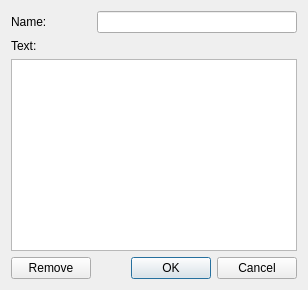
<?xml version="1.0" encoding="UTF-8"?>
<ui version="4.0">
 <class>C_UiStringEditor</class>
 <widget class="QDialog" name="C_UiStringEditor">
  <property name="geometry">
   <rect>
    <x>0</x>
    <y>0</y>
    <width>308</width>
    <height>290</height>
   </rect>
  </property>
  <property name="windowTitle">
   <string>String</string>
  </property>
  <layout class="QVBoxLayout" name="verticalLayout_2">
   <item>
    <layout class="QVBoxLayout" name="verticalLayout">
     <item>
      <layout class="QHBoxLayout" name="horizontalLayout_3">
       <item>
        <widget class="QLabel" name="label_2">
         <property name="minimumSize">
          <size>
           <width>80</width>
           <height>0</height>
          </size>
         </property>
         <property name="maximumSize">
          <size>
           <width>80</width>
           <height>16777215</height>
          </size>
         </property>
         <property name="text">
          <string>Name:</string>
         </property>
        </widget>
       </item>
       <item>
        <widget class="QLineEdit" name="NameLineEdit">
         <property name="minimumSize">
          <size>
           <width>200</width>
           <height>0</height>
          </size>
         </property>
        </widget>
       </item>
      </layout>
     </item>
     <item>
      <widget class="QLabel" name="label">
       <property name="text">
        <string>Text:</string>
       </property>
      </widget>
     </item>
     <item>
      <widget class="QTextEdit" name="TextEdit"/>
     </item>
     <item>
      <layout class="QHBoxLayout" name="horizontalLayout">
       <item>
        <widget class="QPushButton" name="RemoveButton">
         <property name="text">
          <string>Remove</string>
         </property>
        </widget>
       </item>
       <item>
        <spacer name="horizontalSpacer">
         <property name="orientation">
          <enum>Qt::Horizontal</enum>
         </property>
         <property name="sizeHint" stdset="0">
          <size>
           <width>40</width>
           <height>20</height>
          </size>
         </property>
        </spacer>
       </item>
       <item>
        <widget class="QDialogButtonBox" name="ButtonBox">
         <property name="orientation">
          <enum>Qt::Horizontal</enum>
         </property>
         <property name="standardButtons">
          <set>QDialogButtonBox::Cancel|QDialogButtonBox::Ok</set>
         </property>
        </widget>
       </item>
      </layout>
     </item>
    </layout>
   </item>
  </layout>
 </widget>
 <resources/>
 <connections>
  <connection>
   <sender>ButtonBox</sender>
   <signal>accepted()</signal>
   <receiver>C_UiStringEditor</receiver>
   <slot>accept()</slot>
   <hints>
    <hint type="sourcelabel">
     <x>248</x>
     <y>254</y>
    </hint>
    <hint type="destinationlabel">
     <x>157</x>
     <y>274</y>
    </hint>
   </hints>
  </connection>
  <connection>
   <sender>ButtonBox</sender>
   <signal>rejected()</signal>
   <receiver>C_UiStringEditor</receiver>
   <slot>reject()</slot>
   <hints>
    <hint type="sourcelabel">
     <x>316</x>
     <y>260</y>
    </hint>
    <hint type="destinationlabel">
     <x>286</x>
     <y>274</y>
    </hint>
   </hints>
  </connection>
 </connections>
</ui>
